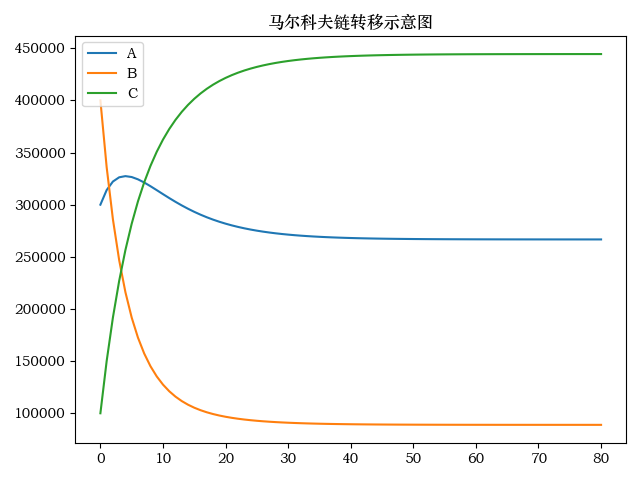

Reproduce this figure in Python.
import matplotlib.pyplot as plt
import numpy as np

plt.rcParams['font.sans-serif'] = ['STZhongsong']  # 用来正常显示中文标签
plt.rcParams['axes.unicode_minus'] = False  # 用来正常显示负号

A = np.array([
    [0.9, 0.05, 0.05],
    [0.1, 0.8, 0.1],
    [0.04, 0.01, 0.95]
])

x = np.array([300000, 400000, 100000])


xs = [x]
for i in range(80):
  xs.append(xs[i] @ A)

xs = np.array(xs)
plt.plot(xs[:, 0], label='A')
plt.plot(xs[:, 1], label='B')
plt.plot(xs[:, 2], label='C')
plt.legend()
plt.title('马尔科夫链转移示意图', fontsize=20)
plt.tight_layout(True)
plt.savefig('/home/zqh/Documents/gitio/source/_posts/statis-learn-cp16/markov_chain.png')
